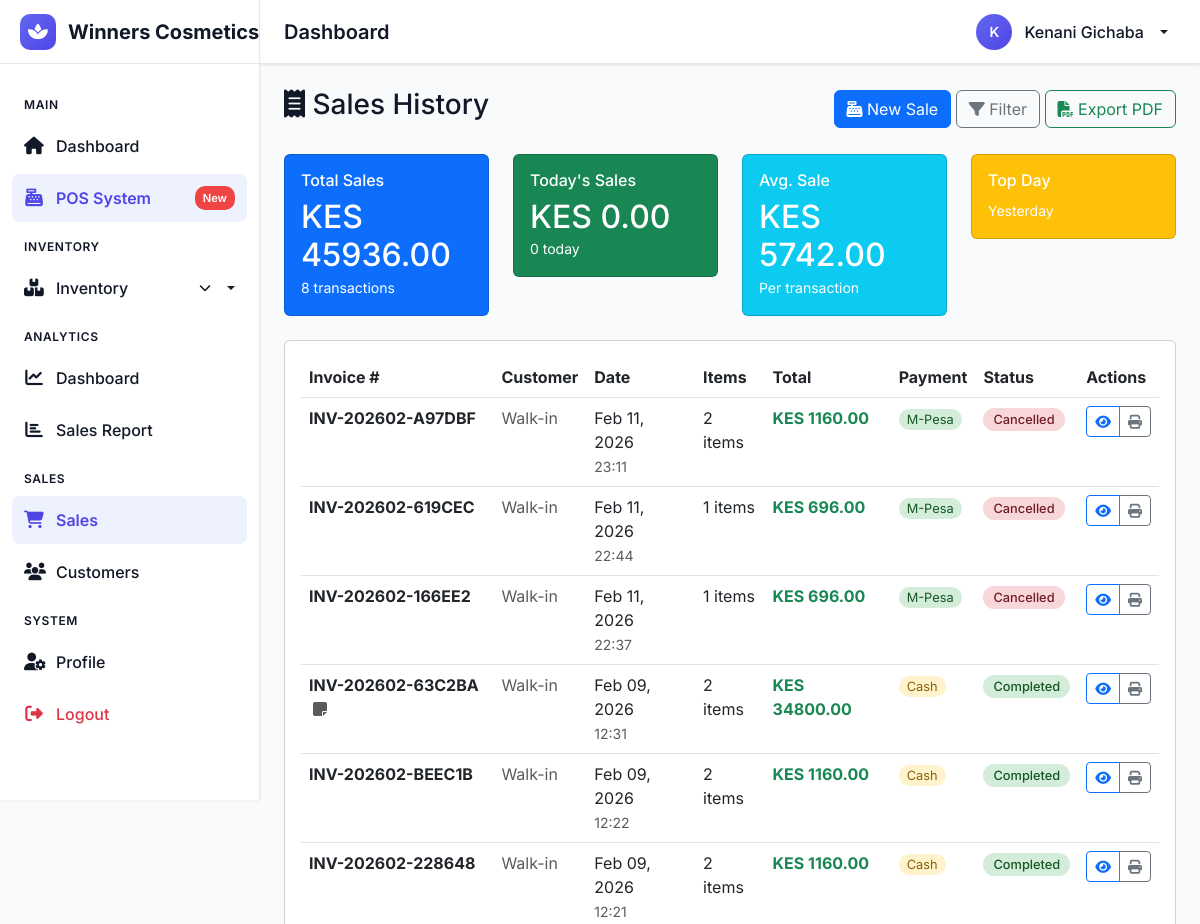
Page /pos/sales/ (signed in, upper part) on the earlier database version.
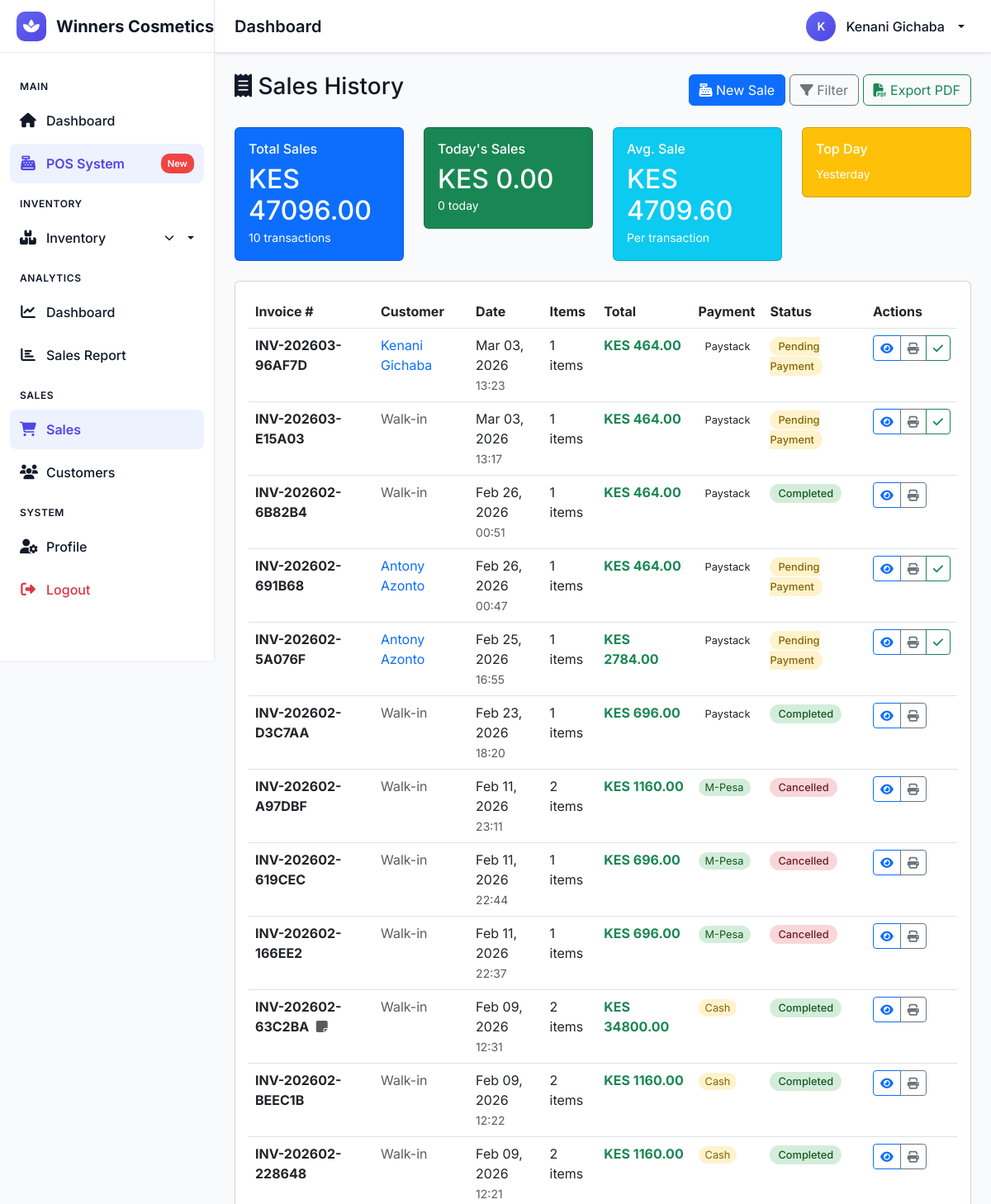
Same page on the later database version.
### core/models.py (models this page shows, shortened)
class Sale(models.Model):
    PAYMENT_METHODS = [
        ('CASH', 'Cash'),
        ('MPESA', 'M-Pesa'),
        ('PAYSTACK', 'Paystack'),
        ('CARD', 'Card'),
        ('BANK', 'Bank Transfer'),
        ('LOYALTY', 'Loyalty Points'),
        ('MIXED', 'Mixed Payment'),
    ]
    STATUS_CHOICES = [
        ('DRAFT', 'Draft'),
        ('PENDING', 'Pending Payment'),
        ('COMPLETED', 'Completed'),
        ('CANCELLED', 'Cancelled'),
        ('REFUNDED', 'Refunded'),
        ('PARTIAL', 'Partially Refunded'),
    ]
    invoice_number = models.CharField(max_length=50, unique=True)
    customer = models.ForeignKey(Customer, on_delete=models.SET_NULL, null=True, blank=True)
    cashier = models.ForeignKey(User, on_delete=models.SET_NULL, null=True, related_name='sales_made')
    subtotal = models.DecimalField(max_digits=12, decimal_places=2, default=0)
    discount_amount = models.DecimalField(max_digits=12, decimal_places=2, default=0)
    discount_percentage = models.DecimalField(max_digits=5, decimal_places=2, default=0)
    tax_amount = models.DecimalField(max_digits=12, decimal_places=2, default=0)
    tax_rate = models.DecimalField(max_digits=5, decimal_places=2, default=16)  # VAT rate
    total = models.DecimalField(max_digits=12, decimal_places=2, default=0)
    amount_paid = models.DecimalField(max_digits=12, decimal_places=2, default=0)
    change_given = models.DecimalField(max_digits=12, decimal_places=2, default=0)
    payment_method = models.CharField(max_length=10, choices=PAYMENT_METHODS)
    status = models.CharField(max_length=10, choices=STATUS_CHOICES, default='DRAFT')
    mpesa_receipt = models.CharField(max_length=50, blank=True)
    mpesa_transaction_id = models.CharField(max_length=50, blank=True)
    mpesa_phone = models.CharField(max_length=15, blank=True)
    paystack_reference = models.CharField(max_length=100, blank=True)
    paystack_authorization_code = models.CharField(max_length=100, blank=True)
    paystack_access_code = models.CharField(max_length=100, blank=True)
    card_last4 = models.CharField(max_length=4, blank=True)
    loyalty_points_used = models.IntegerField(default=0)
    loyalty_points_earned = models.IntegerField(default=0)
    notes = models.TextField(blank=True)
    delivery_name = models.CharField(max_length=200, blank=True)
    delivery_phone = models.CharField(max_length=20, blank=True)
    delivery_address = models.TextField(blank=True)
    delivery_city = models.CharField(max_length=100, blank=True)
    delivery_instructions = models.TextField(blank=True)
    created_at = models.DateTimeField(auto_now_add=True)
    updated_at = models.DateTimeField(auto_now=True)
    class Meta:
        ordering = ['-created_at']
        indexes = [
            models.Index(fields=['invoice_number']),
            models.Index(fields=['created_at']),
            models.Index(fields=['status']),
            models.Index(fields=['customer']),
        ]
    @property
    def items_count(self):
        return self.items.count()

class Customer(models.Model):
    MEMBERSHIP_TYPES = [
        ('REG', 'Regular'),
        ('SIL', 'Silver'),
        ('GOLD', 'Gold'),
        ('PLAT', 'Platinum'),
        ('VIP', 'VIP'),
    ]
    GENDER_CHOICES = [
        ('M', 'Male'),
        ('F', 'Female'),
        ('O', 'Other'),
    ]
    user = models.OneToOneField(User, on_delete=models.CASCADE, null=True, blank=True)
    customer_id = models.CharField(max_length=20, unique=True, default=uuid.uuid4)
    first_name = models.CharField(max_length=100)
    last_name = models.CharField(max_length=100)
    email = models.EmailField(unique=True)
    phone = models.CharField(max_length=15, validators=[
        RegexValidator(regex=r'^\+?1?\d{9,15}$', message="Phone number must be entered in the format: '+999999999'. Up to 15 digits allowed.")
    ])
    gender = models.CharField(max_length=1, choices=GENDER_CHOICES, blank=True)
    date_of_birth = models.DateField(null=True, blank=True)
    address = models.TextField(blank=True)
    city = models.CharField(max_length=100, blank=True)
    membership_type = models.CharField(max_length=4, choices=MEMBERSHIP_TYPES, default='REG')
    loyalty_points = models.IntegerField(default=0)
    total_spent = models.DecimalField(max_digits=12, decimal_places=2, default=0)
    last_purchase = models.DateTimeField(null=True, blank=True)
    preferred_payment = models.CharField(max_length=10, default='CASH')
    notes = models.TextField(blank=True)
    date_joined = models.DateTimeField(auto_now_add=True)
    is_active = models.BooleanField(default=True)
    class Meta:
        ordering = ['-date_joined']
        indexes = [
            models.Index(fields=['email']),
            models.Index(fields=['phone']),
            models.Index(fields=['membership_type']),
        ]
    @property
    def full_name(self):
        return f"{self.first_name} {self.last_name}"

### pos/views.py (the view)
# urls.py: path('sales/', views.sale_list, name='sale_list'),
@login_required
def sale_list(request):
    today = timezone.now().date()
    sales = Sale.objects.all().order_by('-created_at')
    start_date = request.GET.get('start_date')
    end_date = request.GET.get('end_date')
    if start_date and end_date:
        sales = sales.filter(
            created_at__date__range=[start_date, end_date]
        )
    status = request.GET.get('status')
    if status:
        sales = sales.filter(status=status)
    payment_method = request.GET.get('payment_method')
    if payment_method:
        sales = sales.filter(payment_method=payment_method)
    paginator = Paginator(sales, 50)
    page_number = request.GET.get('page')
    page_obj = paginator.get_page(page_number)
    total_sales = sales.filter(status='COMPLETED').aggregate(
        total_amount=Sum('total'),
        total_count=Count('id')
    )
    context = {
        'page_obj': page_obj,
        'total_amount': total_sales['total_amount'] or 0,
        'total_count': total_sales['total_count'] or 0,
        'status_choices': Sale.STATUS_CHOICES,
        'payment_methods': Sale.PAYMENT_METHODS,
        'start_date': start_date,
        'end_date': end_date,
        'status': status,
        'payment_method': payment_method,
        'today': today,
    }
    return render(request, 'pos/sale_list.html', context)

### core/context_processors.py (called while the page is built)
def notifications(request):
    if request.user.is_authenticated:
        unread_count = Notification.objects.filter(
            user=request.user,
            is_read=False
        ).count()
        return {
            'unread_notifications_count': unread_count,
        }
    return {}

### core/permissions.py (called while the page is built, shortened)
    def __call__(self, request):
        if request.user.is_authenticated:
            if request.user.is_superuser or request.user.is_staff:
                response = self.get_response(request)
                return response
        response = self.get_response(request)
        return response

### core/templatetags/custom_filters.py (called while the page is built)
@register.filter
def divide(value, arg):
    try:
        from decimal import Decimal
        v = float(value) if not isinstance(value, Decimal) else float(value)
        a = float(arg) if not isinstance(arg, Decimal) else float(arg)
        return v / a if a != 0 else 0
    except (ValueError, TypeError, ZeroDivisionError):
        return 0

@register.filter
def filter_by_date(queryset, target_date):
    return [item for item in queryset if item.created_at.date() == target_date]

### templates/pos/sale_list.html (shortened to what the changed rows need)
{% extends 'base.html' %}
{% load widget_tweaks %}
{% load static %}
{% load custom_filters %}
{% block content %}
<div class="d-flex justify-content-between align-items-center mb-4">
    <h1 class="h3">
        <i class="fas fa-receipt"></i> Sales History
    </h1>
</div>
<div class="row mb-4">
    <div class="col-md-3">
        <div class="card bg-primary text-white">
            <div class="card-body">
                <h6 class="card-title">Total Sales</h6>
                <h2 class="mb-0">KES {{ total_amount|floatformat:2 }}</h2>
                <small>{{ total_count }} transactions</small>
            </div>
        </div>
    </div>
    <div class="col-md-3">
        <div class="card bg-success text-white">
            <div class="card-body">
                <h2 class="mb-0">
                    {% with today_sales=page_obj.object_list|filter_by_date:today %}
                        KES {{ today_sales|sum:'total'|floatformat:2 }}
                    {% endwith %}
                </h2>
            </div>
        </div>
    </div>
    <div class="col-md-3">
        <div class="card bg-info text-white">
            <div class="card-body">
                <h6 class="card-title">Avg. Sale</h6>
                <h2 class="mb-0">
                    {% if total_count > 0 %}
                        KES {{ total_amount|divide:total_count|floatformat:2 }}
                    {% else %}
                        KES 0.00
                    {% endif %}
                </h2>
                <small>Per transaction</small>
            </div>
        </div>
    </div>
</div>
<div class="card">
    <div class="card-body">
        <div class="table-responsive">
            <table class="table table-hover">
                <thead>
                    <tr>
                        <th>Invoice #</th>
                        <th>Customer</th>
                        <th>Date</th>
                        <th>Items</th>
                        <th>Total</th>
                        <th>Payment</th>
                        <th>Status</th>
                        <th>Actions</th>
                    </tr>
                </thead>
                <tbody>
                    {% for sale in page_obj %}
                    <tr>
                        <td>
                            <strong>{{ sale.invoice_number }}</strong>
                            {% if sale.notes %}
                            <i class="fas fa-sticky-note text-muted ms-1"
                               title="{{ sale.notes }}"></i>
                            {% endif %}
                        </td>
                        <td>
                            {% if sale.customer %}
                            <a href="{% url 'customer_detail' sale.customer.pk %}" class="text-decoration-none">
                                {{ sale.customer.full_name }}
                            </a>
                            {% else %}
                            <span class="text-muted">Walk-in</span>
                            {% endif %}
                        </td>
                        <td>
                            {{ sale.created_at|date:"M d, Y" }}
                            <br>
                            <small class="text-muted">{{ sale.created_at|time:"H:i" }}</small>
                        </td>
                        <td>{{ sale.items_count }} items</td>
                        <td>
                            <span class="text-success fw-bold">KES {{ sale.total|floatformat:2 }}</span>
                        </td>
                        <td>
                            <span class="payment-badge payment-{{ sale.payment_method|lower }}">
                                {{ sale.get_payment_method_display }}
                            </span>
                        </td>
                        <td>
                            <span class="sale-status status-{{ sale.status|lower }}">
                                {{ sale.get_status_display }}
                            </span>
                        </td>
                        <td>
                            <div class="btn-group btn-group-sm">
                                <a href="{% url 'sale_detail' sale.pk %}" class="btn btn-outline-primary">
                                    <i class="fas fa-eye"></i>
                                </a>
                                <a href="{% url 'print_receipt' sale.id %}" class="btn btn-outline-secondary" target="_blank">
                                    <i class="fas fa-print"></i>
                                </a>
                                {% if sale.status == 'PENDING' %}
                                <button class="btn btn-outline-success" title="Complete Sale">
                                    <i class="fas fa-check"></i>
                                </button>
                                {% endif %}
                            </div>
                        </td>
                    </tr>
                    {% endfor %}
                </tbody>
            </table>
        </div>
    </div>
</div>
{% endblock %}

Differences in the rows shown:
added Sale: invoice_number "INV-202603-96AF7D", customer.full_name "Kenani Gichaba", created_at "Mar 03, 2026", created_at "13:23", items_count "1", total "464.00", payment_method "Paystack", status "Pending Payment"
added Sale: invoice_number "INV-202603-E15A03", shows "Walk-in", created_at "Mar 03, 2026", created_at "13:17", items_count "1", total "464.00", payment_method "Paystack", status "Pending Payment"
added Sale: invoice_number "INV-202602-6B82B4", shows "Walk-in", created_at "Feb 26, 2026", created_at "00:51", items_count "1", total "464.00", payment_method "Paystack", status "Completed"
added Sale: invoice_number "INV-202602-691B68", customer.full_name "Antony Azonto", created_at "Feb 26, 2026", created_at "00:47", items_count "1", total "464.00", payment_method "Paystack", status "Pending Payment"
added Sale: invoice_number "INV-202602-5A076F", customer.full_name "Antony Azonto", created_at "Feb 25, 2026", created_at "16:55", items_count "1", total "2784.00", payment_method "Paystack", status "Pending Payment"
added Sale: invoice_number "INV-202602-D3C7AA", shows "Walk-in", created_at "Feb 23, 2026", created_at "18:20", items_count "1", total "696.00", payment_method "Paystack", status "Completed"
Other differences:
{{ total_amount|floatformat:2 }}: "45936.00" → "47096.00"
{{ total_count }}: "8" → "10"
{{ total_amount|divide:total_count|floatformat:2 }}: "5742.00" → "4709.60"
